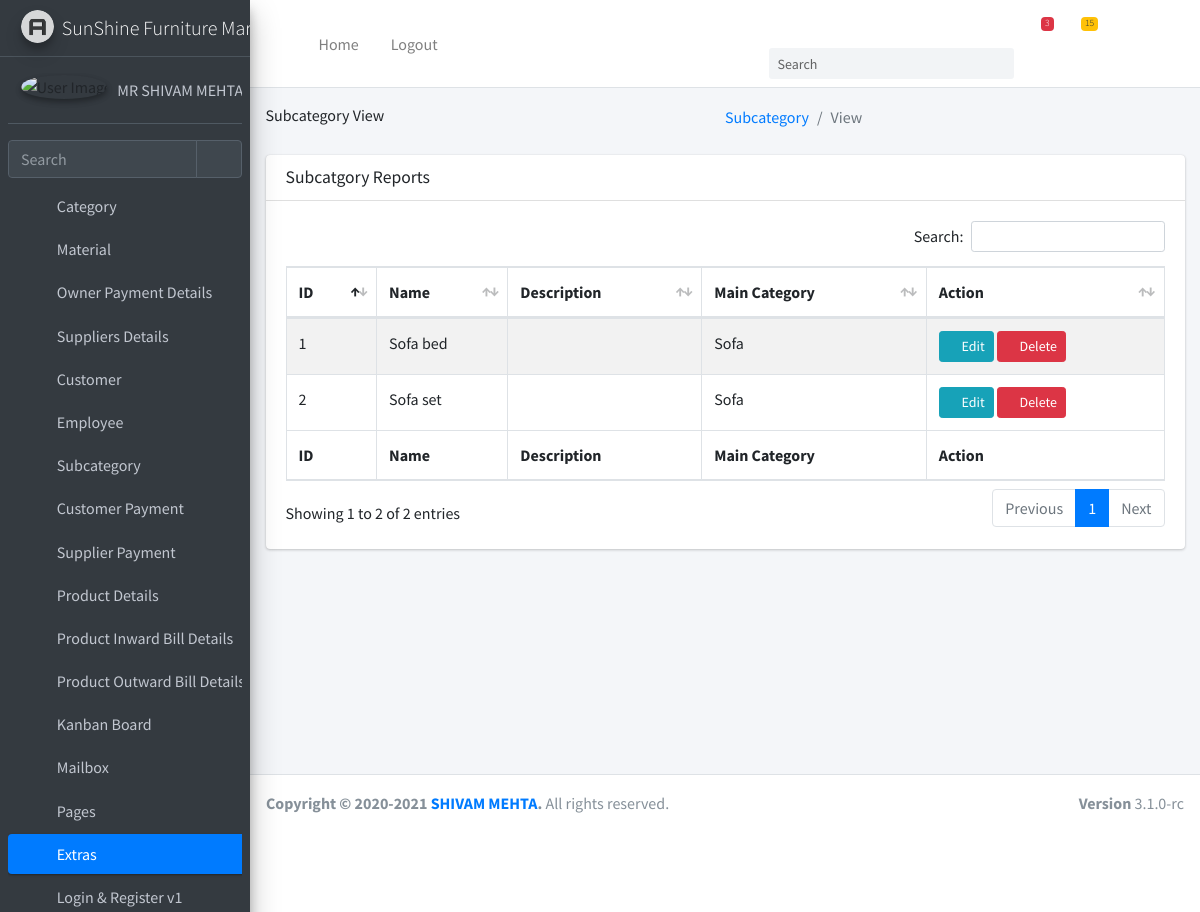
The app's page /subcategory/view/ (upper part), older data.
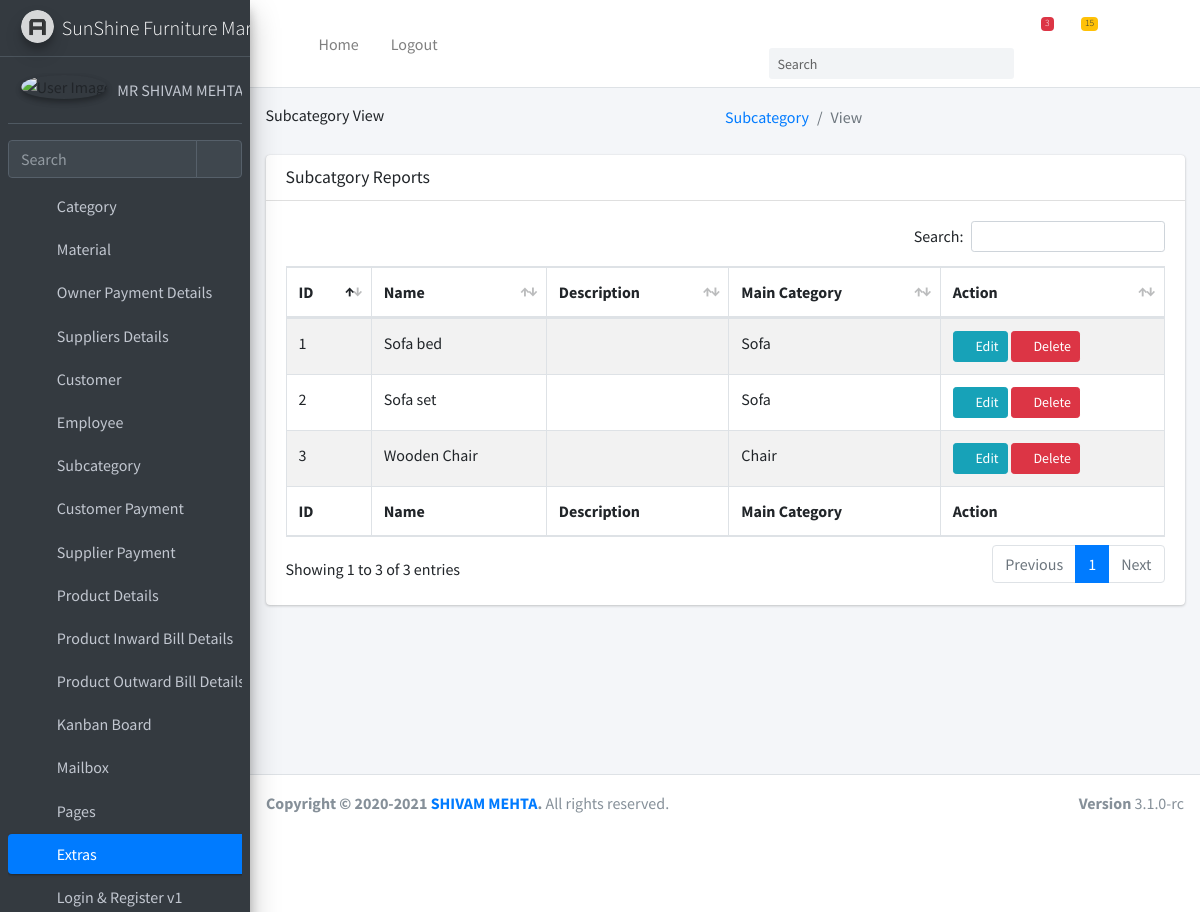
The same page, newer data.
### subcategory/models.py (models this page shows, shortened)
class subcategory(models.Model):
    name=models.CharField(max_length=90)
    description=models.TextField(null=True,blank=True)
    maincategory=models.ForeignKey(category,on_delete=models.CASCADE,related_name='subcategory')

### category/models.py (models this page shows, shortened)
class category(models.Model):
    name=models.CharField(max_length=80)
    description=models.TextField(null=True,blank=True)

### subcategory/views.py (the view)
# urls.py: path("view/",Viewsubcategory.as_view(),name="subcategory-view"),
class Viewsubcategory(ListView):
    model = subcategory
    context_object_name = 'subcategories'

### subcategory/templates/subcategory/subcategory_list.html (shortened to what this page needs)
{% extends "users/layout.html" %}
{% load static  %}
{% load crispy_forms_field %}
{% block extra_css %}
  <link rel="stylesheet" href="{% static 'plugins/datatables-bs4/css/dataTables.bootstrap4.min.css'%}">
  <link rel="stylesheet" href="{% static 'plugins/datatables-responsive/css/responsive.bootstrap4.min.css'%}">
  <link rel="stylesheet" href="{% static 'plugins/datatables-buttons/css/buttons.bootstrap4.min.css'%}">
{% endblock %}
{% block header_title %}
    Subcategory View
{% endblock %}
{% block breadcrumb %}
    <ol class="breadcrumb float-sm-right">
              <li class="breadcrumb-item"><a href="#">Subcategory</a></li>
              <li class="breadcrumb-item active">View</li>
            </ol>
{% endblock %}
{% block body%}
    <section class="content">
      <div class="container-fluid">
        <div class="row">
          <div class="col-12">
            <div class="card">
              <div class="card-header">
                <h3 class="card-title">Subcatgory Reports</h3>
              </div>
              <div class="card-body">
                <table id="example1" class="table table-bordered table-striped">
                  <thead>
                  <tr>
                    <th>ID</th>
                    <th>Name</th>
                    <th>Description</th>
                      <th>Main Category</th>
                    <th>Action</th>
                  </tr>
                  </thead>
                  <tbody>
                   {% for cate in subcategories %}
                       <tr>
                       <td> {{ cate.id }}</td>
                       <td>{{ cate.name }}</td>
                       <td>{{ cate.description | safe}}</td>
                       <td>{{ cate.maincategory.name }}</td>
                       <td><a class="btn btn-info btn-sm" href="{% url 'subcategory-update' cate.id %}">
                              <i class="fas fa-pencil-alt">
                              </i>
                              Edit
                          </a>
                        <a class="btn btn-danger btn-sm" href="{% url 'subcategory-delete' cate.id %}">
                              <i class="fas fa-trash">
                              </i>
                              Delete
                          </a>
                       </td>
                       </tr>
                   {% endfor %}
                  </tbody>
                  <tfoot>
                  <tr>
                   <th>ID</th>
                    <th>Name</th>
                    <th>Description</th>
                      <th>Main Category</th>
                    <th>Action</th>
                  </tr>
                  </tfoot>
                </table>
              </div>
            </div>
          </div>
        </div>
      </div>
    </section>
{% endblock %}

Row changes from the older to the newer data that the page shows:
added subcategory: id "3", name "Wooden Chair", maincategory.name "Chair"
Text that changed along with them:
text written by a page script: "Search: Showing 1 to 2 of 2 entries Previous 1 Next" → "Search: Showing 1 to 3 of 3 entries Previous 1 Next"
